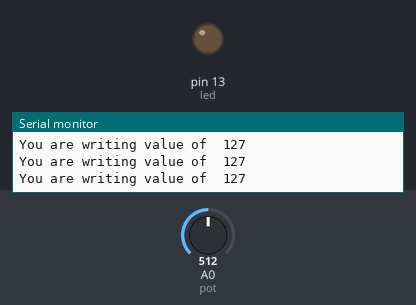
Recording of a sketch running on a simulated Arduino Uno, built with avr-gcc and run on an emulated ATmega328P. Parts: output pins drawn as LEDs (lit = HIGH), the last lines printed to the serial monitor. Inputs (shaded band) come from the test bench; at power-on: A0 (pot) = 512.

Above: at 1.2 s.
1.3 s: A0 (pot) set to 521
At 2.5 s:
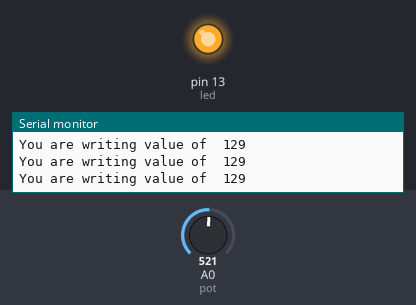
2.8 s: A0 (pot) set to 511
At 3.6 s:
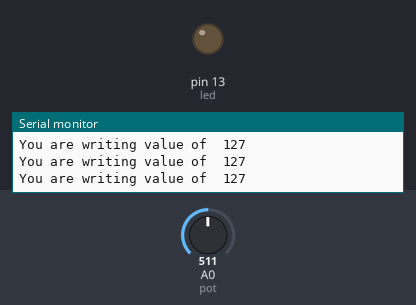
4.3 s: A0 (pot) set to 716
At 4.7 s:
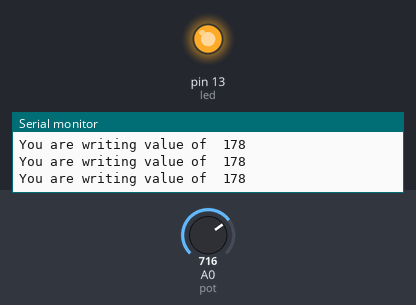
Timing chart, 0 to 7.3 s (numbered marks = the images above; inputs shaded):
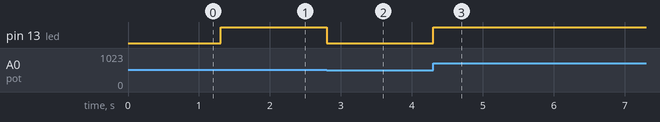

The sketch:

dimmer_circuit.ino
```cpp
int pot = A0;
int led = 13;
int read;//to read potentiometer
int write; // for writing to led

void setup ()
{
  pinMode(pot, INPUT);
  pinMode(led, OUTPUT);
  Serial.begin(9600);
}

void loop()
{
  read= analogRead(pot);
  write= (255.0 / 1023.0) * read;// renge 0 to 1023
  analogWrite(led, write);
  Serial.print("\nYou are writing value of  ");
  Serial.print(write);
}
```

Measured:
- the behaviour switches between 513 and 514 on A0 (pot) (found by bisection; images 0 and 1)
- after the input at 1.3 s, pin 13 (led): LOW → HIGH at once
- after the input at 2.8 s, pin 13 (led): HIGH → LOW at once
- after the input at 4.3 s, pin 13 (led): LOW → HIGH at once
